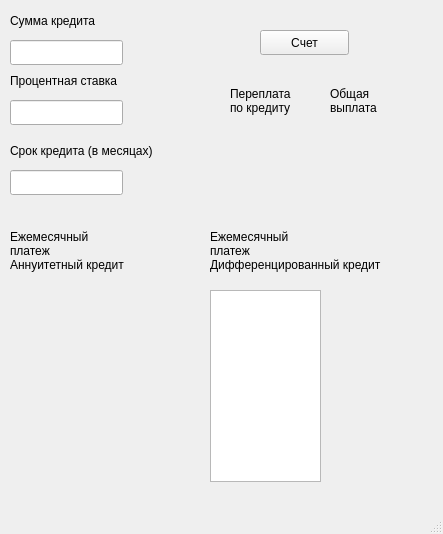
<?xml version="1.0" encoding="UTF-8"?>
<ui version="4.0">
 <class>MainWindow</class>
 <widget class="QMainWindow" name="MainWindow">
  <property name="geometry">
   <rect>
    <x>0</x>
    <y>0</y>
    <width>443</width>
    <height>534</height>
   </rect>
  </property>
  <property name="windowTitle">
   <string>MainWindow</string>
  </property>
  <widget class="QWidget" name="centralwidget">
   <widget class="QLabel" name="label">
    <property name="geometry">
     <rect>
      <x>10</x>
      <y>10</y>
      <width>111</width>
      <height>21</height>
     </rect>
    </property>
    <property name="text">
     <string>Сумма кредита</string>
    </property>
   </widget>
   <widget class="QLabel" name="label_2">
    <property name="geometry">
     <rect>
      <x>10</x>
      <y>70</y>
      <width>141</width>
      <height>21</height>
     </rect>
    </property>
    <property name="text">
     <string>Процентная ставка</string>
    </property>
   </widget>
   <widget class="QLabel" name="label_3">
    <property name="geometry">
     <rect>
      <x>10</x>
      <y>140</y>
      <width>191</width>
      <height>21</height>
     </rect>
    </property>
    <property name="text">
     <string>Срок кредита (в месяцах)</string>
    </property>
   </widget>
   <widget class="QLineEdit" name="amountLine">
    <property name="geometry">
     <rect>
      <x>10</x>
      <y>40</y>
      <width>113</width>
      <height>25</height>
     </rect>
    </property>
   </widget>
   <widget class="QLineEdit" name="procentLine">
    <property name="geometry">
     <rect>
      <x>10</x>
      <y>100</y>
      <width>113</width>
      <height>25</height>
     </rect>
    </property>
   </widget>
   <widget class="QLineEdit" name="termLine">
    <property name="geometry">
     <rect>
      <x>10</x>
      <y>170</y>
      <width>113</width>
      <height>25</height>
     </rect>
    </property>
   </widget>
   <widget class="QLabel" name="label_4">
    <property name="geometry">
     <rect>
      <x>230</x>
      <y>80</y>
      <width>91</width>
      <height>41</height>
     </rect>
    </property>
    <property name="text">
     <string>Переплата
по кредиту</string>
    </property>
   </widget>
   <widget class="QLabel" name="OP">
    <property name="geometry">
     <rect>
      <x>230</x>
      <y>130</y>
      <width>91</width>
      <height>17</height>
     </rect>
    </property>
    <property name="text">
     <string/>
    </property>
   </widget>
   <widget class="QLabel" name="TP">
    <property name="geometry">
     <rect>
      <x>330</x>
      <y>130</y>
      <width>91</width>
      <height>17</height>
     </rect>
    </property>
    <property name="text">
     <string/>
    </property>
   </widget>
   <widget class="QLabel" name="label_5">
    <property name="geometry">
     <rect>
      <x>330</x>
      <y>80</y>
      <width>91</width>
      <height>41</height>
     </rect>
    </property>
    <property name="text">
     <string>Общая
выплата</string>
    </property>
   </widget>
   <widget class="QLabel" name="RMT_A">
    <property name="geometry">
     <rect>
      <x>10</x>
      <y>290</y>
      <width>101</width>
      <height>17</height>
     </rect>
    </property>
    <property name="text">
     <string/>
    </property>
   </widget>
   <widget class="QLabel" name="label_6">
    <property name="geometry">
     <rect>
      <x>10</x>
      <y>220</y>
      <width>161</width>
      <height>61</height>
     </rect>
    </property>
    <property name="text">
     <string>Ежемесячный
платеж
Аннуитетный кредит</string>
    </property>
   </widget>
   <widget class="QLabel" name="label_7">
    <property name="geometry">
     <rect>
      <x>210</x>
      <y>220</y>
      <width>221</width>
      <height>61</height>
     </rect>
    </property>
    <property name="text">
     <string>Ежемесячный
платеж
Дифференцированный кредит</string>
    </property>
   </widget>
   <widget class="QPushButton" name="pushButton">
    <property name="geometry">
     <rect>
      <x>260</x>
      <y>30</y>
      <width>89</width>
      <height>25</height>
     </rect>
    </property>
    <property name="text">
     <string>Счет</string>
    </property>
   </widget>
   <widget class="QListWidget" name="listWidget">
    <property name="geometry">
     <rect>
      <x>210</x>
      <y>290</y>
      <width>111</width>
      <height>192</height>
     </rect>
    </property>
   </widget>
  </widget>
  <widget class="QMenuBar" name="menubar">
   <property name="geometry">
    <rect>
     <x>0</x>
     <y>0</y>
     <width>443</width>
     <height>22</height>
    </rect>
   </property>
  </widget>
  <widget class="QStatusBar" name="statusbar"/>
 </widget>
 <resources/>
 <connections/>
</ui>
